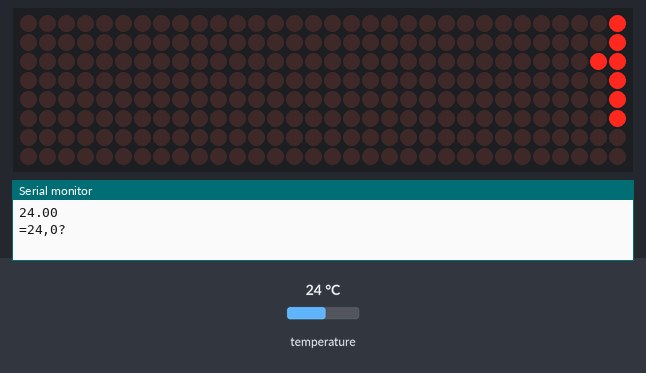
Bench run of a sketch on a simulated Arduino Uno, built with avr-gcc and run on an emulated ATmega328P. Parts: 32×8 LED matrix, the last lines printed to the serial monitor. Inputs (shaded band) come from the test bench; at power-on: temperature 24 °C. The local clock reads 2024-03-15 10:24:30 at power-on unless the sketch sets it.

Above: at 1.87 s.
At 8.9 s:
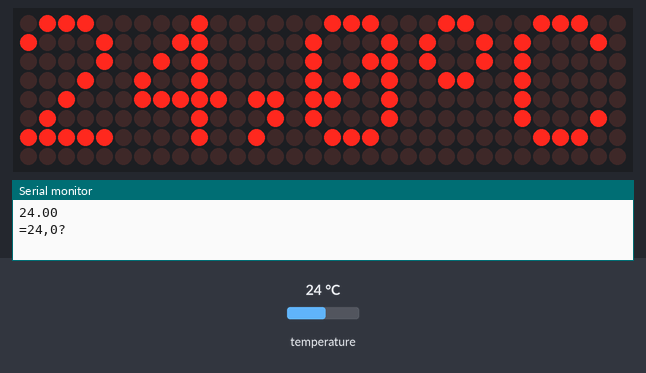
At 15.39 s:
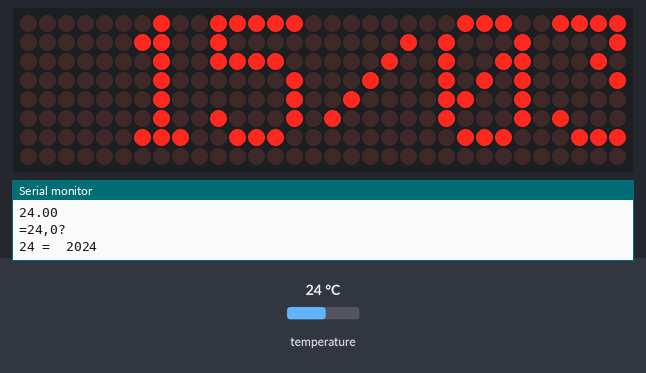
At 21.9 s:
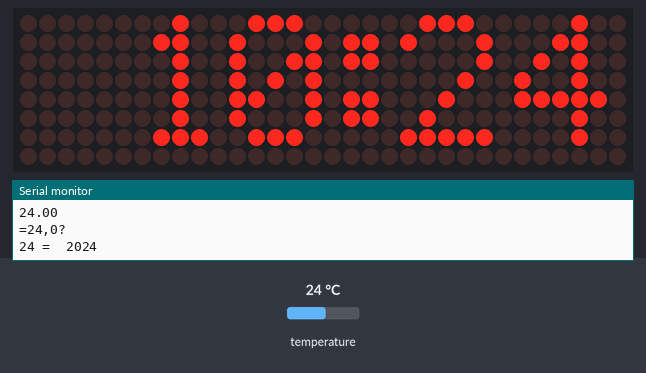
At 30.94 s:
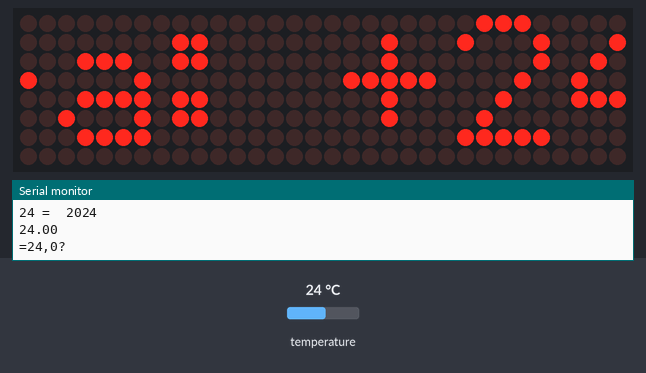
At 39.94 s:
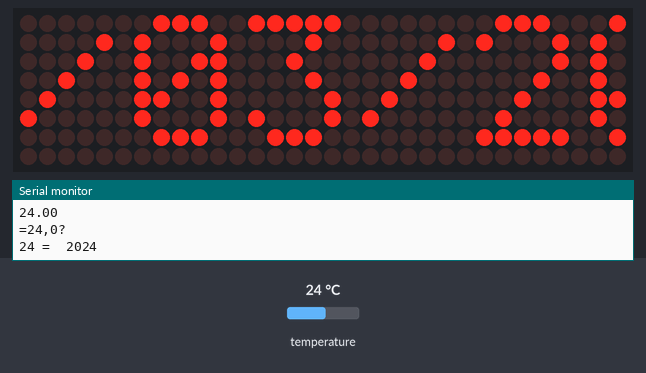

Measured:
- what the display in image 1 shows lasts 2.1 s, from 8.9 s to 11.0 s
- what the display in image 3 shows lasts 2.7 s, from 21.8 s to 24.5 s

The sketch:

LedControl_MAX7219_DS18B20_DS3231.ino
```cpp
// based on an orginal sketch by Arduino forum member "danigom"
// http://forum.arduino.cc/index.php?action=profile;u=188950
// http://tronixstuff.com/2013/10/11/tutorial-arduino-max7219-led-display-driver-ic/
// Nicu FLORICA change sketch for made Thermometer with DS18B20
// see more at http://www.tehnic.go.ro &
// http://www.arduinotehniq.com/

// for DS18B20 - http://arduinoprojects.ru/2014/08/%D0%BF%D1%80%D0%BE%D1%81%D1%82%D0%BE%D0%B9-%D1%82%D0%B5%D1%80%D0%BC%D0%BE%D1%81%D1%82%D0%B0%D1%82-%D0%BD%D0%B0-arduino-%D0%B8-%D1%86%D0%B8%D1%84%D1%80%D0%BE%D0%B2%D0%BE%D0%BC-%D1%82%D0%B5%D1%80%D0%BC/
#include <OneWire.h>
#include <DallasTemperature.h>
#define ONE_WIRE_BUS 13
OneWire oneWire(ONE_WIRE_BUS);
DallasTemperature sensors(&oneWire);

#include <avr/pgmspace.h>
#include <LedControl.h>

const int numDevices = 4;      // number of MAX7219s used
const long scrollDelay = 50;   // adjust scrolling speed
unsigned long bufferLong [14] = {0};
LedControl lc=LedControl(12,11,10,numDevices);

#include <Wire.h>
#include "RTClib.h" // from https://github.com/adafruit/RTClib
//#include <Encoder.h> // from http://www.pjrc.com/teensy/td_libs_Encoder.html
RTC_DS1307 RTC; // Tells the RTC library that we're using a DS1307 RTC

prog_uchar logo[] PROGMEM ={
    "  Clock & Termomether on 32x8 led matrix with MAX7219 by niq_ro     \0"};

prog_uchar guma[] PROGMEM ={
    "           \0"};
prog_uchar temperatura[] PROGMEM ={
    "  temperatura: \0"};
prog_uchar data[] PROGMEM ={
    "  data: \0"};
prog_uchar ceas[] PROGMEM ={
    "  ceas: \0"};


void setup(){
    for (int x=0; x<numDevices; x++){
        lc.shutdown(x,false);       //The MAX72XX is in power-saving mode on startup
        lc.setIntensity(x,8);       // Set the brightness to default value
        lc.clearDisplay(x);         // and clear the display
    }
// for DS18B20 sensor
sensors.begin();

 // 11 bit resolution by default (9 - low, 10, 11 or 12 - best)
  // Note the programmer is responsible for the right delay
  // we could do something usefull here instead of the delay
  int resolution = 11;
  sensors.setResolution(resolution);
  delay(750/ (1 << (12-resolution)));

  Serial.begin(9600);
  Wire.begin();
  RTC.begin();
  if (! RTC.isrunning()) {
    //Serial.println("RTC is NOT running!");
    // following line sets the RTC to the date & time this sketch was compiled
    RTC.adjust(DateTime(__DATE__, __TIME__));
  }
 //  RTC.adjust(DateTime(__DATE__, __TIME__));
}


///////////////////////////////////////////////////////////////////////////////////////////////////////////////////

prog_uchar font5x7 [] PROGMEM = {      //Numeric Font Matrix (Arranged as 7x font data + 1x kerning data)
    B00000000,	//Space (Char 0x20)
    B00000000,
    B00000000,
    B00000000,
    B00000000,
    B00000000,
    B00000000,
    6,

    B10000000,	//!
    B10000000,
    B10000000,
    B10000000,
    B00000000,
    B00000000,
    B10000000,
    2,

    B10100000,	//"
    B10100000,
    B10100000,
    B00000000,
    B00000000,
    B00000000,
    B00000000,
    4,

    B01010000,	//#
    B01010000,
    B11111000,
    B01010000,
    B11111000,
    B01010000,
    B01010000,
    6,

    B00100000,	//$
    B01111000,
    B10100000,
    B01110000,
    B00101000,
    B11110000,
    B00100000,
    6,

    B11000000,	//%
    B11001000,
    B00010000,
    B00100000,
    B01000000,
    B10011000,
    B00011000,
    6,

    B01100000,	//&
    B10010000,
    B10100000,
    B01000000,
    B10101000,
    B10010000,
    B01101000,
    6,

    B11000000,	//'
    B01000000,
    B10000000,
    B00000000,
    B00000000,
    B00000000,
    B00000000,
    3,

    B00100000,	//(
    B01000000,
    B10000000,
    B10000000,
    B10000000,
    B01000000,
    B00100000,
    4,

    B10000000,	//)
    B01000000,
    B00100000,
    B00100000,
    B00100000,
    B01000000,
    B10000000,
    4,

    B00000000,	//*
    B00100000,
    B10101000,
    B01110000,
    B10101000,
    B00100000,
    B00000000,
    6,

    B00000000,	//+
    B00100000,
    B00100000,
    B11111000,
    B00100000,
    B00100000,
    B00000000,
    6,

    B00000000,	//,
    B00000000,
    B00000000,
    B00000000,
    B11000000,
    B01000000,
    B10000000,
    3,

    B00000000,	//-
    B00000000,
    B11111000,
    B00000000,
    B00000000,
    B00000000,
    B00000000,
    6,

    B00000000,	//.
    B00000000,
    B00000000,
    B00000000,
    B00000000,
    B11000000,
    B11000000,
    3,

    B00000000,	///
    B00001000,
    B00010000,
    B00100000,
    B01000000,
    B10000000,
    B00000000,
    6,

    B01110000,	//0
    B10001000,
    B10011000,
    B10101000,
    B11001000,
    B10001000,
    B01110000,
    6,

    B01000000,	//1
    B11000000,
    B01000000,
    B01000000,
    B01000000,
    B01000000,
    B11100000,
    4,

    B01110000,	//2
    B10001000,
    B00001000,
    B00010000,
    B00100000,
    B01000000,
    B11111000,
    6,

    B11111000,	//3
    B00010000,
    B00100000,
    B00010000,
    B00001000,
    B10001000,
    B01110000,
    6,

    B00010000,	//4
    B00110000,
    B01010000,
    B10010000,
    B11111000,
    B00010000,
    B00010000,
    6,

    B11111000,	//5
    B10000000,
    B11110000,
    B00001000,
    B00001000,
    B10001000,
    B01110000,
    6,

    B00110000,	//6
    B01000000,
    B10000000,
    B11110000,
    B10001000,
    B10001000,
    B01110000,
    6,

    B11111000,	//7
    B10001000,
    B00001000,
    B00010000,
    B00100000,
    B00100000,
    B00100000,
    6,

    B01110000,	//8
    B10001000,
    B10001000,
    B01110000,
    B10001000,
    B10001000,
    B01110000,
    6,

    B01110000,	//9
    B10001000,
    B10001000,
    B01111000,
    B00001000,
    B00010000,
    B01100000,
    6,

    B00000000,	//:
    B11000000,
    B11000000,
    B00000000,
    B11000000,
    B11000000,
    B00000000,
    3,

    B00000000,	//;
    B11000000,
    B11000000,
    B00000000,
    B11000000,
    B01000000,
    B10000000,
    3,

    B00010000,	//<
    B00100000,
    B01000000,
    B10000000,
    B01000000,
    B00100000,
    B00010000,
    5,

    B00000000,	//=
    B00000000,
    B11111000,
    B00000000,
    B11111000,
    B00000000,
    B00000000,
    6,

    B10000000,	//>
    B01000000,
    B00100000,
    B00010000,
    B00100000,
    B01000000,
    B10000000,
    5,

    B01110000,	//?
    B10001000,
    B00001000,
    B00010000,
    B00100000,
    B00000000,
    B00100000,
    6,

    B01110000,	//@
    B10001000,
    B00001000,
    B01101000,
    B10101000,
    B10101000,
    B01110000,
    6,

    B01110000,	//A
    B10001000,
    B10001000,
    B10001000,
    B11111000,
    B10001000,
    B10001000,
    6,

    B11110000,	//B
    B10001000,
    B10001000,
    B11110000,
    B10001000,
    B10001000,
    B11110000,
    6,

    B01110000,	//C
    B10001000,
    B10000000,
    B10000000,
    B10000000,
    B10001000,
    B01110000,
    6,

    B11100000,	//D
    B10010000,
    B10001000,
    B10001000,
    B10001000,
    B10010000,
    B11100000,
    6,

    B11111000,	//E
    B10000000,
    B10000000,
    B11110000,
    B10000000,
    B10000000,
    B11111000,
    6,

    B11111000,	//F
    B10000000,
    B10000000,
    B11110000,
    B10000000,
    B10000000,
    B10000000,
    6,

    B01110000,	//G
    B10001000,
    B10000000,
    B10111000,
    B10001000,
    B10001000,
    B01111000,
    6,

    B10001000,	//H
    B10001000,
    B10001000,
    B11111000,
    B10001000,
    B10001000,
    B10001000,
    6,

    B11100000,	//I
    B01000000,
    B01000000,
    B01000000,
    B01000000,
    B01000000,
    B11100000,
    4,

    B00111000,	//J
    B00010000,
    B00010000,
    B00010000,
    B00010000,
    B10010000,
    B01100000,
    6,

    B10001000,	//K
    B10010000,
    B10100000,
    B11000000,
    B10100000,
    B10010000,
    B10001000,
    6,

    B10000000,	//L
    B10000000,
    B10000000,
    B10000000,
    B10000000,
    B10000000,
    B11111000,
    6,

    B10001000,	//M
    B11011000,
    B10101000,
    B10101000,
    B10001000,
    B10001000,
    B10001000,
    6,

    B10001000,	//N
    B10001000,
    B11001000,
    B10101000,
    B10011000,
    B10001000,
    B10001000,
    6,

    B01110000,	//O
    B10001000,
    B10001000,
    B10001000,
    B10001000,
    B10001000,
    B01110000,
    6,

    B11110000,	//P
    B10001000,
    B10001000,
    B11110000,
    B10000000,
    B10000000,
    B10000000,
    6,

    B01110000,	//Q
    B10001000,
    B10001000,
    B10001000,
    B10101000,
    B10010000,
    B01101000,
    6,

    B11110000,	//R
    B10001000,
    B10001000,
    B11110000,
    B10100000,
    B10010000,
    B10001000,
    6,

    B01111000,	//S
    B10000000,
    B10000000,
    B01110000,
    B00001000,
    B00001000,
    B11110000,
    6,

    B11111000,	//T
    B00100000,
    B00100000,
    B00100000,
    B00100000,
    B00100000,
    B00100000,
    6,

    B10001000,	//U
    B10001000,
    B10001000,
    B10001000,
    B10001000,
    B10001000,
    B01110000,
    6,

    B10001000,	//V
    B10001000,
    B10001000,
    B10001000,
    B10001000,
    B01010000,
    B00100000,
    6,

    B10001000,	//W
    B10001000,
    B10001000,
    B10101000,
    B10101000,
    B10101000,
    B01010000,
    6,

    B10001000,	//X
    B10001000,
    B01010000,
    B00100000,
    B01010000,
    B10001000,
    B10001000,
    6,

    B10001000,	//Y
    B10001000,
    B10001000,
    B01010000,
    B00100000,
    B00100000,
    B00100000,
    6,

    B11111000,	//Z
    B00001000,
    B00010000,
    B00100000,
    B01000000,
    B10000000,
    B11111000,
    6,

    B11100000,	//[
    B10000000,
    B10000000,
    B10000000,
    B10000000,
    B10000000,
    B11100000,
    4,

    B00000000,	//(Backward Slash)
    B10000000,
    B01000000,
    B00100000,
    B00010000,
    B00001000,
    B00000000,
    6,

    B11100000,	//]
    B00100000,
    B00100000,
    B00100000,
    B00100000,
    B00100000,
    B11100000,
    4,

    B00100000,	//^
    B01010000,
    B10001000,
    B00000000,
    B00000000,
    B00000000,
    B00000000,
    6,

    B00000000,	//_
    B00000000,
    B00000000,
    B00000000,
    B00000000,
    B00000000,
    B11111000,
    6,

    B10000000,	//`
    B01000000,
    B00100000,
    B00000000,
    B00000000,
    B00000000,
    B00000000,
    4,

    B00000000,	//a
    B00000000,
    B01110000,
    B00001000,
    B01111000,
    B10001000,
    B01111000,
    6,

    B10000000,	//b
    B10000000,
    B10110000,
    B11001000,
    B10001000,
    B10001000,
    B11110000,
    6,

    B00000000,	//c
    B00000000,
    B01110000,
    B10001000,
    B10000000,
    B10001000,
    B01110000,
    6,

    B00001000,	//d
    B00001000,
    B01101000,
    B10011000,
    B10001000,
    B10001000,
    B01111000,
    6,

    B00000000,	//e
    B00000000,
    B01110000,
    B10001000,
    B11111000,
    B10000000,
    B01110000,
    6,

    B00110000,	//f
    B01001000,
    B01000000,
    B11100000,
    B01000000,
    B01000000,
    B01000000,
    6,

    B00000000,	//g
    B01111000,
    B10001000,
    B10001000,
    B01111000,
    B00001000,
    B01110000,
    6,

    B10000000,	//h
    B10000000,
    B10110000,
    B11001000,
    B10001000,
    B10001000,
    B10001000,
    6,

    B01000000,	//i
    B00000000,
    B11000000,
    B01000000,
    B01000000,
    B01000000,
    B11100000,
    4,

    B00010000,	//j
    B00000000,
    B00110000,
    B00010000,
    B00010000,
    B10010000,
    B01100000,
    5,

    B10000000,	//k
    B10000000,
    B10010000,
    B10100000,
    B11000000,
    B10100000,
    B10010000,
    5,

    B11000000,	//l
    B01000000,
    B01000000,
    B01000000,
    B01000000,
    B01000000,
    B11100000,
    4,

    B00000000,	//m
    B00000000,
    B11010000,
    B10101000,
    B10101000,
    B10001000,
    B10001000,
    6,

    B00000000,	//n
    B00000000,
    B10110000,
    B11001000,
    B10001000,
    B10001000,
    B10001000,
    6,

    B00000000,	//o
    B00000000,
    B01110000,
    B10001000,
    B10001000,
    B10001000,
    B01110000,
    6,

    B00000000,	//p
    B00000000,
    B11110000,
    B10001000,
    B11110000,
    B10000000,
    B10000000,
    6,

    B00000000,	//q
    B00000000,
    B01101000,
    B10011000,
    B01111000,
    B00001000,
    B00001000,
    6,

    B00000000,	//r
    B00000000,
    B10110000,
    B11001000,
    B10000000,
    B10000000,
    B10000000,
    6,

    B00000000,	//s
    B00000000,
    B01110000,
    B10000000,
    B01110000,
    B00001000,
    B11110000,
    6,

    B01000000,	//t
    B01000000,
    B11100000,
    B01000000,
    B01000000,
    B01001000,
    B00110000,
    6,

    B00000000,	//u
    B00000000,
    B10001000,
    B10001000,
    B10001000,
    B10011000,
    B01101000,
    6,

    B00000000,	//v
    B00000000,
    B10001000,
    B10001000,
    B10001000,
    B01010000,
    B00100000,
    6,

    B00000000,	//w
    B00000000,
    B10001000,
    B10101000,
    B10101000,
    B10101000,
    B01010000,
    6,

    B00000000,	//x
    B00000000,
    B10001000,
    B01010000,
    B00100000,
    B01010000,
    B10001000,
    6,

    B00000000,	//y
    B00000000,
    B10001000,
    B10001000,
    B01111000,
    B00001000,
    B01110000,
    6,

    B00000000,	//z
    B00000000,
    B11111000,
    B00010000,
    B00100000,
    B01000000,
    B11111000,
    6,

    B00100000,	//{
    B01000000,
    B01000000,
    B10000000,
    B01000000,
    B01000000,
    B00100000,
    4,

    B10000000,	//|
    B10000000,
    B10000000,
    B10000000,
    B10000000,
    B10000000,
    B10000000,
    2,

    B10000000,	//}
    B01000000,
    B01000000,
    B00100000,
    B01000000,
    B01000000,
    B10000000,
    4,

    B00000000,	//~
    B00000000,
    B00000000,
    B01101000,
    B10010000,
    B00000000,
    B00000000,
    6,

    B01100000,	// (Char 0x7F)
    B10010000,
    B10010000,
    B01100000,
    B00000000,
    B00000000,
    B00000000,
    5
 };

void scrollFont() {
    for (int counter=0x20;counter<0x80;counter++){
        loadBufferLong(counter);
        delay(500);
    }
}

// Scroll Message
void scrollMessage(prog_uchar * messageString) {
    int counter = 0;
    int myChar=0;
    do {
        // read back a char
        myChar =  pgm_read_byte_near(messageString + counter);
        if (myChar != 0){
            loadBufferLong(myChar);
        }
        counter++;
    }
    while (myChar != 0);
}
// Load character into scroll buffer
void loadBufferLong(int ascii){
    if (ascii >= 0x20 && ascii <=0x7f){
        for (int a=0;a<7;a++){                      // Loop 7 times for a 5x7 font
            unsigned long c = pgm_read_byte_near(font5x7 + ((ascii - 0x20) * 8) + a);     // Index into character table to get row data
            unsigned long x = bufferLong [a*2];     // Load current scroll buffer
            x = x | c;                              // OR the new character onto end of current
            bufferLong [a*2] = x;                   // Store in buffer
        }
        byte count = pgm_read_byte_near(font5x7 +((ascii - 0x20) * 8) + 7);     // Index into character table for kerning data
        for (byte x=0; x<count;x++){
            rotateBufferLong();
            printBufferLong();
            delay(scrollDelay);
        }
    }
}
// Rotate the buffer
void rotateBufferLong(){
    for (int a=0;a<7;a++){                      // Loop 7 times for a 5x7 font
        unsigned long x = bufferLong [a*2];     // Get low buffer entry
        byte b = bitRead(x,31);                 // Copy high order bit that gets lost in rotation
        x = x<<1;                               // Rotate left one bit
        bufferLong [a*2] = x;                   // Store new low buffer
        x = bufferLong [a*2+1];                 // Get high buffer entry
        x = x<<1;                               // Rotate left one bit
        bitWrite(x,0,b);                        // Store saved bit
        bufferLong [a*2+1] = x;                 // Store new high buffer
    }
}
// Display Buffer on LED matrix
void printBufferLong(){
  for (int a=0;a<7;a++){                    // Loop 7 times for a 5x7 font
    unsigned long x = bufferLong [a*2+1];   // Get high buffer entry
    byte y = x;                             // Mask off first character
    lc.setRow(3,a,y);                       // Send row to relevent MAX7219 chip
    x = bufferLong [a*2];                   // Get low buffer entry
    y = (x>>24);                            // Mask off second character
    lc.setRow(2,a,y);                       // Send row to relevent MAX7219 chip
    y = (x>>16);                            // Mask off third character
    lc.setRow(1,a,y);                       // Send row to relevent MAX7219 chip
    y = (x>>8);                             // Mask off forth character
    lc.setRow(0,a,y);                       // Send row to relevent MAX7219 chip
  }
}

void loop(){
//    scrollMessage(scrollText);
//    scrollFont();

// using DS18B20 ( http://arduinoprojects.ru/2014/08/%D0%BF%D1%80%D0%BE%D1%81%D1%82%D0%BE%D0%B9-%D1%82%D0%B5%D1%80%D0%BC%D0%BE%D1%81%D1%82%D0%B0%D1%82-%D0%BD%D0%B0-arduino-%D0%B8-%D1%86%D0%B8%D1%84%D1%80%D0%BE%D0%B2%D0%BE%D0%BC-%D1%82%D0%B5%D1%80%D0%BC/ )
sensors.requestTemperatures(); // запрос на получение температуры
float te=(sensors.getTempCByIndex(0));
Serial.println(te);
 delay(250);

 int t2 = 10*te;
// value for test display:
// t2 = 297;
//t2 = 14;
// t2 = 0;
// t2 = -15;
// t2 = -123;

int tz = t2/100;
t2 = t2-tz*100;
int tu = t2/10;
int ts = t2%10;

Serial.print("=");
Serial.print(tz);
Serial.print(tu);
Serial.print(",");
Serial.print(ts);
Serial.println("?");

        scrollMessage(temperatura);
        if (t2 > 0)
       {
         loadBufferLong(43);  // +
       }
        else
       {
         loadBufferLong(45);  // +
        t2 = -t2;
       }
        loadBufferLong(48+tz);  // 2
        loadBufferLong(48+tu);  // 1
        loadBufferLong(44);  // ,
        loadBufferLong(48+ts);  // 7
        loadBufferLong(0x7F);  // degree sign
        loadBufferLong(67);  // C
delay(2000);

DateTime now = RTC.now();
int ora = now.hour();
int minut = now.minute();
int anul = now.year() - 2000;
Serial.print(anul);
int luna = now.month();
int ziua = now.day();

// scrollMessage(guma);  // clear screen with scrool text

int zz = ziua/10;
int zu = ziua%10;
int lz = luna/10;
int lu = luna%10;
int az = anul/10;
int au = anul%10;

Serial.print(" =  20");
Serial.print(az);
Serial.println(au);

 scrollMessage(data);  // clear screen with scrool text
loadBufferLong(48+zz);  // tens of day
loadBufferLong(48+zu);  // units of day
loadBufferLong(47);  // sign /
loadBufferLong(48+lz);  // tensf of month
loadBufferLong(48+lu);  // units of month
loadBufferLong(47);  // sign /
loadBufferLong(48+2);  // 2
loadBufferLong(48+0);  // 0
loadBufferLong(48+az);  // tensf of year
loadBufferLong(48+au);  // units of year

// scrollMessage(guma);  // clear screen with scrool text

int oz = ora/10;
int ou = ora%10;
int mz = minut/10;
int mu = minut%10;
 scrollMessage(ceas);  // clear screen with scrool text
loadBufferLong(48+oz);  // tens of hour
loadBufferLong(48+ou);  // units of hour
loadBufferLong(58);  // sign :
loadBufferLong(48+mz);  // tensf of minute
loadBufferLong(48+mu);  // units of minute
delay(2000);
}
```
